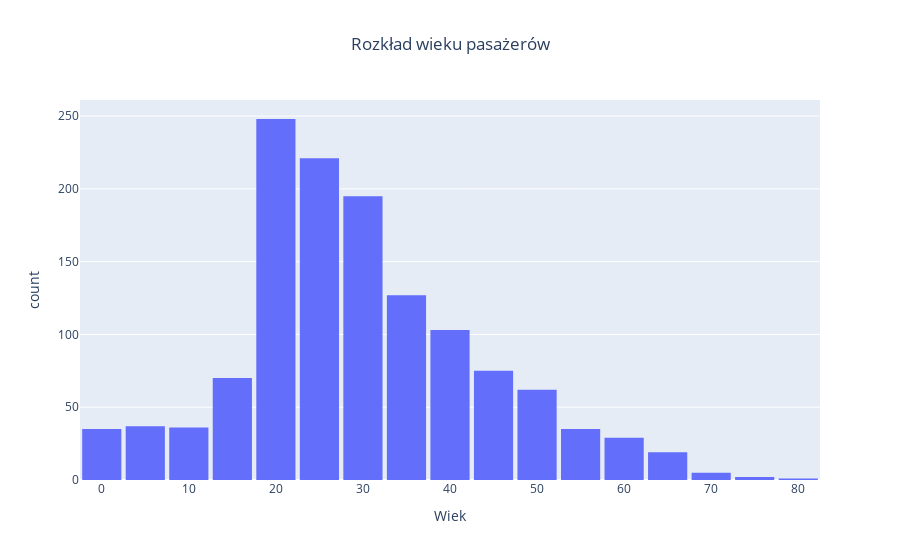

Here is the notebook cell this chart was saved with:
### Markdown cell above
### Histogram

### Code cell
fig = px.histogram(df, x='age', title='Rozkład wieku pasażerów',
                   labels={'age': 'Wiek'}, nbins=30)

fig.update_layout(bargap=0.1, title_x=0.5)

### Figure 1 — Plotly figure (JSON) as saved in the notebook; plotly's stock layout.template omitted (floating-point values rounded to 4 significant figures; data arrays with more than 128 entries replaced by an {"elided": "..."} marker saying what was removed)
{"data": [{"alignmentgroup": "True", "bingroup": "x", "hovertemplate": "Wiek=%{x}<br>count=%{y}<extra></extra>", "legendgroup": "", "marker": {"color": "#636efa", "pattern": {"shape": ""}}, "name": "", "nbinsx": 30, "offsetgroup": "", "orientation": "v", "showlegend": false, "type": "histogram", "x": {"elided": "1309 float values"}, "xaxis": "x", "yaxis": "y"}], "layout": {"autosize": true, "bargap": 0.1, "barmode": "relative", "legend": {"tracegroupgap": 0}, "title": {"text": "Rozkład wieku pasażerów", "x": 0.5}, "xaxis": {"anchor": "y", "autorange": true, "domain": [0, 1], "range": [-2.5, 82.5], "title": {"text": "Wiek"}, "type": "linear"}, "yaxis": {"anchor": "x", "autorange": true, "domain": [0, 1], "range": [0, 261.1], "title": {"text": "count"}}}}
